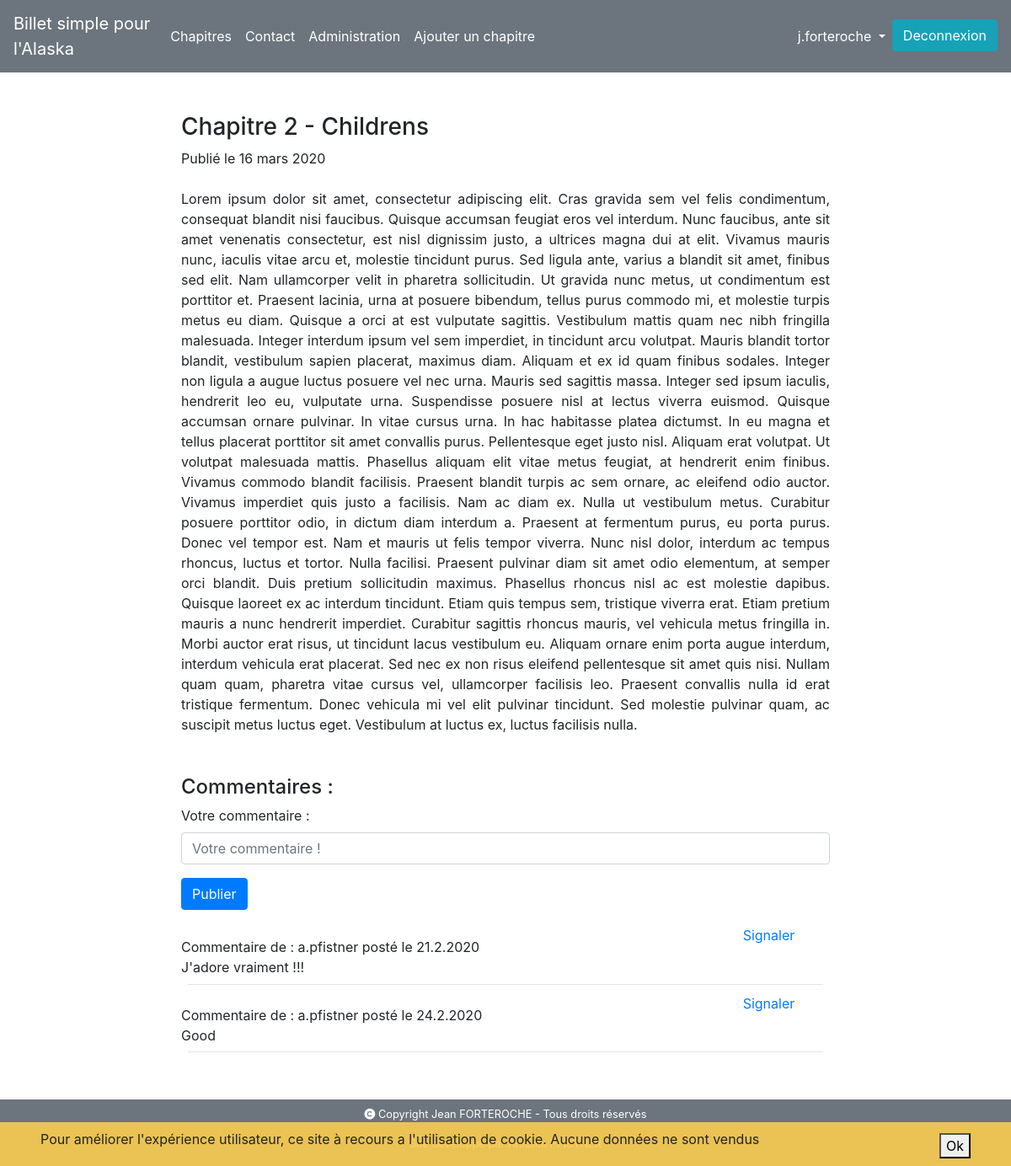
/?type=chapter&action=chapter&idChapter=2 (signed in), run on the app's committed database.
### tables this page shows
CREATE TABLE IF NOT EXISTS `chapters` (
  `id` int(11) NOT NULL AUTO_INCREMENT,
  `chapter_name` varchar(255) NOT NULL,
  `chapter_number` int(11) NOT NULL,
  `chapter_content` longtext NOT NULL,
  `published_date` datetime NOT NULL,
  PRIMARY KEY (`id`)
);

CREATE TABLE IF NOT EXISTS `comments` (
  `id` int(11) NOT NULL AUTO_INCREMENT,
  `id_post` int(11) NOT NULL,
  `pseudo` varchar(255) NOT NULL,
  `content` longtext NOT NULL,
  `status_of_comment` int(11) NOT NULL,
  `published_date` datetime NOT NULL,
  PRIMARY KEY (`id`)
);

### gestion/Autoloader.php (called while the page is built, shortened)
<?php
class Autoloader{
   static function autoload($class){
       $controller = strpos($class, 'Controller');
       $model = strpos($class, 'Management');
       $gestion = strpos($class, 'Gestion');
       if($controller !== FALSE){
           $class = str_replace('P4\Controller\\', 'controller/', $class);
           require($class.".php");
       }
       elseif($model !== FALSE){
           $class = str_replace('P4\Model\\', 'model/', $class);
       }
       elseif ($gestion !== FALSE){
           $class = str_replace('P4\Gestion\\', 'gestion/', $class);
           require($class.".php");
       }
   }
}

### model/ManagementBDD.php (called while the page is built, shortened)
<?php
class ManagementBDD {
    public $_bd;
    function __construct()
    {
        $this->_bd = $this->AccesBDD();
    }
    private function AccesBDD(){
        $bd = new \PDO('mysql:host='.$domaineBDD.';dbname='.$BDDName.';charset=utf8', ''.$username.'', ''.$password.'');
        try{
            $bd = new \PDO('mysql:host='.$domaineBDD.';dbname='.$BDDName.';charset=utf8', ''.$username.'', ''.$password.'');
        }catch (\Exception $e){
            throw new \Exception('Erreur de connexion à la BDD, merci de contacter l\'administrateur ou de vous reconnecter plus tard.');
        }
        return $bd;
    }
    public function date($table, $id){
        $date = $this->_bd->prepare('SELECT DAY(published_date) AS day, MONTH(published_date) AS month, YEAR(published_date) AS year FROM '.$table.' WHERE id = :id');
        $date->execute(array('id'=>$id));
        return $date;
    }
}

### model/ManagementChapter.php (called while the page is built, shortened)
<?php
require_once('ManagementBDD.php');
class ManagementChapter extends ManagementBDD{
    public function chapter($id){
        $post = $this->_bd->prepare('SELECT * FROM chapters WHERE id = :id');
        $post->execute(array('id' => $id));
        return $post;
    }
    public function comments($id){
        $comments = $this->_bd->prepare('SELECT id, pseudo, content, DAY(published_date) AS day, MONTH(published_date) AS month, YEAR(published_date) AS year FROM comments WHERE id_post = :id_post AND status_of_comment = 0');
        $comments->execute(array('id_post' => $id));
        return $comments;
    }
}

### gestion/Gestion.php (called while the page is built, shortened)
<?php
class Gestion{
    public $_tabMonth = [
            "1" => "janvier",
            "2" => "février",
            "3" => "mars",
            "4" => "avril",
            "5" => "mai",
            "6" => "juin",
            "7" => "juillet",
            "8" => "aout",
            "9" => "septembre",
            "10" => "octobre",
            "11" => "novembre",
            "12" => "décembre",
        ];
    public function month(string $numberMonth) :string
    {
        $month = $this->_tabMonth[$numberMonth];
        return $month;
    }
}

### view/viewChapterAndComments.php (the view, shortened to what this page needs)
<?php
$use_chapter = $chapter->fetch();
$id = $use_chapter['id'];
$date = $dateChapter->fetch();
$this->_gestion = new Gestion;
$monthLetter = $this->_gestion->month($date['month']);
?>
    <div>
        <h3>Chapitre <?= $use_chapter['chapter_number'] .' - ' .$use_chapter['chapter_name']; ?></h3>
        <p class="mb-4">Publié le <?=$date['day'] ?> <?= $monthLetter ?> <?= $date['year'] ?></p>
        <p class="mb-0"><?= $use_chapter['chapter_content']; ?></p>
    </div>
    <div class="mt-5">
        <h4>Commentaires :</h4>
<?php
if(isset($_SESSION['pseudo'])){
    ?>
    <form action="/?type=chapter&action=addComment&idChapter=<?= $id; ?>" method="POST" class="mb-3">
        <div class="form-group">
            <label for="exampleFormControlTextarea1">Votre commentaire : </label>
            <input type="text" id="contentComment" name="content" class="form-control" placeholder="Votre commentaire !">
        </div>
        <button type="submit" class="btn btn-primary">Publier</button>
    </form>
    <?php
}
    ?>
    <?php
while($comment = $comments->fetch()){
    ?>
        <div class="row">
            <div class="col-lg-10 mt-3">
                <p class="mb-0">Commentaire de : <?= $comment['pseudo'] ?> posté le <?=  $comment['day'] ?>.<?= $comment['month'] ?>.<?= $comment['year']?></p>
                <p class="mb-0"><?= $comment['content']?></p>
            </div>
            <div class="col-lg-2">
                <a href="/?type=chapter&action=reportComment&idComment=<?= $comment['id']?>&idChapter=<?=$_GET['idChapter']?>" class="align-middle">Signaler</a>
            </div>
    </div>
    <hr>
<?php
};
?>
    </div>
<?php
require('template.php');

### style/style.css (style rules this page uses)
body { position: relative; max-width: 100%; }
hr { display: block; margin: 1%; }

### data on the page
chapters: chapter_number "2", chapter_name "Childrens", chapter_content "Lorem ipsum dolor sit amet, consectetur adipiscing elit. Cras gravida sem vel felis condimentum, consequat blandit nisi faucibus. Quisque accumsan feugiat eros vel interdum. Nunc faucibus, ante sit amet venenatis consectetur, est nisl dignissim justo, a ultrices magna dui at elit. Vivamus mauris nunc, iaculis vitae arcu et, molestie tincidunt purus. Sed ligula ante, varius a blandit sit amet, finibus sed elit. Nam ullamcorper velit in pharetra sollicitudin. Ut gravida nunc metus, ut condimentum est porttitor et. Praesent lacinia, urna at posuere bibendum, tellus purus commodo mi, et molestie turpis metus eu diam. Quisque a orci at est vulputate sagittis. Vestibulum mattis quam nec nibh…"
comments: pseudo "a.pfistner", day "21", month "2", year "2020", content "J'adore vraiment !!!"
comments: pseudo "a.pfistner", day "24", month "2", year "2020", content "Good"

### other printed values
$_SESSION['pseudo'] "j.forteroche"
$date['day'] "16"
$monthLetter "mars"
$date['year'] "2020"
